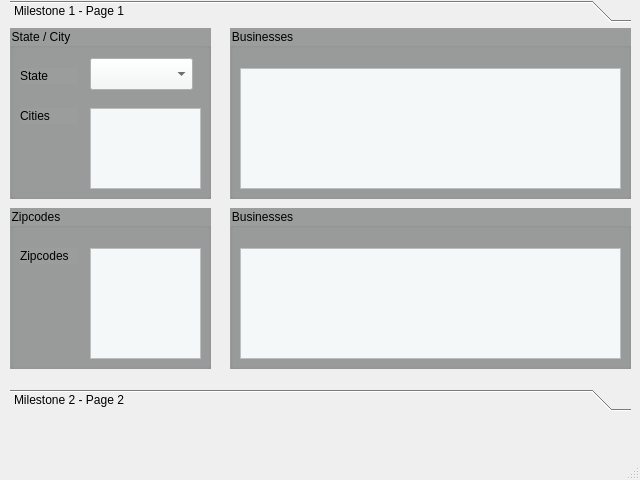
<?xml version="1.0" encoding="UTF-8"?>
<ui version="4.0">
 <class>mainwindow</class>
 <widget class="QMainWindow" name="mainwindow">
  <property name="geometry">
   <rect>
    <x>0</x>
    <y>0</y>
    <width>640</width>
    <height>480</height>
   </rect>
  </property>
  <property name="windowTitle">
   <string>MainWindow</string>
  </property>
  <widget class="QWidget" name="centralwidget">
   <widget class="QToolBox" name="toolBox">
    <property name="geometry">
     <rect>
      <x>10</x>
      <y>0</y>
      <width>621</width>
      <height>411</height>
     </rect>
    </property>
    <property name="currentIndex">
     <number>0</number>
    </property>
    <widget class="QWidget" name="page">
     <property name="geometry">
      <rect>
       <x>0</x>
       <y>0</y>
       <width>621</width>
       <height>343</height>
      </rect>
     </property>
     <attribute name="label">
      <string>Milestone 1 - Page 1</string>
     </attribute>
     <widget class="QGroupBox" name="groupBox">
      <property name="geometry">
       <rect>
        <x>0</x>
        <y>0</y>
        <width>201</width>
        <height>171</height>
       </rect>
      </property>
      <property name="autoFillBackground">
       <bool>false</bool>
      </property>
      <property name="styleSheet">
       <string notr="true">background-color: rgb(155, 157, 157);</string>
      </property>
      <property name="title">
       <string>State / City</string>
      </property>
      <widget class="QComboBox" name="stateList">
       <property name="geometry">
        <rect>
         <x>80</x>
         <y>30</y>
         <width>103</width>
         <height>32</height>
        </rect>
       </property>
       <property name="font">
        <font>
         <family>Academy Engraved LET</family>
        </font>
       </property>
       <property name="styleSheet">
        <string notr="true">background-color: rgb(244, 248, 248);
color: rgb(27, 28, 28);</string>
       </property>
      </widget>
      <widget class="QLabel" name="label">
       <property name="geometry">
        <rect>
         <x>10</x>
         <y>40</y>
         <width>58</width>
         <height>16</height>
        </rect>
       </property>
       <property name="text">
        <string>State</string>
       </property>
      </widget>
      <widget class="QLabel" name="label_2">
       <property name="geometry">
        <rect>
         <x>10</x>
         <y>80</y>
         <width>58</width>
         <height>16</height>
        </rect>
       </property>
       <property name="text">
        <string>Cities</string>
       </property>
      </widget>
      <widget class="QListWidget" name="cityList">
       <property name="geometry">
        <rect>
         <x>80</x>
         <y>80</y>
         <width>111</width>
         <height>81</height>
        </rect>
       </property>
       <property name="font">
        <font>
         <family>Academy Engraved LET</family>
        </font>
       </property>
       <property name="styleSheet">
        <string notr="true">background-color: rgb(244, 248, 248);
color: rgb(31, 31, 31);</string>
       </property>
      </widget>
     </widget>
     <widget class="QGroupBox" name="businessGroup">
      <property name="geometry">
       <rect>
        <x>220</x>
        <y>0</y>
        <width>401</width>
        <height>171</height>
       </rect>
      </property>
      <property name="styleSheet">
       <string notr="true">background-color: rgb(155, 157, 157);</string>
      </property>
      <property name="title">
       <string>Businesses</string>
      </property>
      <widget class="QTableWidget" name="businessTable">
       <property name="geometry">
        <rect>
         <x>10</x>
         <y>40</y>
         <width>381</width>
         <height>121</height>
        </rect>
       </property>
       <property name="font">
        <font>
         <family>Academy Engraved LET</family>
        </font>
       </property>
       <property name="styleSheet">
        <string notr="true">background-color: rgb(244, 248, 248);
color: rgb(43, 44, 44);</string>
       </property>
       <attribute name="horizontalHeaderVisible">
        <bool>true</bool>
       </attribute>
       <attribute name="horizontalHeaderHighlightSections">
        <bool>true</bool>
       </attribute>
       <attribute name="verticalHeaderVisible">
        <bool>false</bool>
       </attribute>
      </widget>
     </widget>
     <widget class="QGroupBox" name="groupBox_3">
      <property name="geometry">
       <rect>
        <x>0</x>
        <y>180</y>
        <width>201</width>
        <height>161</height>
       </rect>
      </property>
      <property name="autoFillBackground">
       <bool>false</bool>
      </property>
      <property name="styleSheet">
       <string notr="true">background-color: rgb(155, 157, 157);</string>
      </property>
      <property name="title">
       <string>Zipcodes</string>
      </property>
      <widget class="QLabel" name="label_6">
       <property name="geometry">
        <rect>
         <x>10</x>
         <y>40</y>
         <width>58</width>
         <height>16</height>
        </rect>
       </property>
       <property name="text">
        <string>Zipcodes</string>
       </property>
      </widget>
      <widget class="QListWidget" name="zipcodeList">
       <property name="geometry">
        <rect>
         <x>80</x>
         <y>40</y>
         <width>111</width>
         <height>111</height>
        </rect>
       </property>
       <property name="font">
        <font>
         <family>Academy Engraved LET</family>
        </font>
       </property>
       <property name="styleSheet">
        <string notr="true">background-color: rgb(244, 248, 248);
color: rgb(31, 31, 31);</string>
       </property>
      </widget>
     </widget>
     <widget class="QGroupBox" name="businessGroup2">
      <property name="geometry">
       <rect>
        <x>220</x>
        <y>180</y>
        <width>401</width>
        <height>161</height>
       </rect>
      </property>
      <property name="styleSheet">
       <string notr="true">background-color: rgb(155, 157, 157);</string>
      </property>
      <property name="title">
       <string>Businesses</string>
      </property>
      <widget class="QTableWidget" name="businessTable2">
       <property name="geometry">
        <rect>
         <x>10</x>
         <y>40</y>
         <width>381</width>
         <height>111</height>
        </rect>
       </property>
       <property name="font">
        <font>
         <family>Academy Engraved LET</family>
        </font>
       </property>
       <property name="styleSheet">
        <string notr="true">background-color: rgb(244, 248, 248);
color: rgb(43, 44, 44);</string>
       </property>
       <attribute name="horizontalHeaderVisible">
        <bool>true</bool>
       </attribute>
       <attribute name="horizontalHeaderHighlightSections">
        <bool>true</bool>
       </attribute>
       <attribute name="verticalHeaderVisible">
        <bool>false</bool>
       </attribute>
      </widget>
     </widget>
    </widget>
    <widget class="QWidget" name="page_2">
     <property name="geometry">
      <rect>
       <x>0</x>
       <y>0</y>
       <width>621</width>
       <height>343</height>
      </rect>
     </property>
     <attribute name="label">
      <string>Milestone 2 - Page 2</string>
     </attribute>
     <widget class="QGroupBox" name="groupBox_2">
      <property name="geometry">
       <rect>
        <x>0</x>
        <y>-20</y>
        <width>591</width>
        <height>331</height>
       </rect>
      </property>
      <property name="title">
       <string>GroupBox</string>
      </property>
      <widget class="QLabel" name="label_3">
       <property name="geometry">
        <rect>
         <x>10</x>
         <y>30</y>
         <width>131</width>
         <height>16</height>
        </rect>
       </property>
       <property name="text">
        <string>Enter Business Name</string>
       </property>
      </widget>
      <widget class="QLabel" name="label_4">
       <property name="geometry">
        <rect>
         <x>10</x>
         <y>250</y>
         <width>131</width>
         <height>16</height>
        </rect>
       </property>
       <property name="text">
        <string>City for Business</string>
       </property>
      </widget>
      <widget class="QLineEdit" name="bname">
       <property name="geometry">
        <rect>
         <x>150</x>
         <y>20</y>
         <width>211</width>
         <height>31</height>
        </rect>
       </property>
      </widget>
      <widget class="QLineEdit" name="bcity">
       <property name="geometry">
        <rect>
         <x>150</x>
         <y>240</y>
         <width>211</width>
         <height>31</height>
        </rect>
       </property>
      </widget>
      <widget class="QListWidget" name="businesses">
       <property name="geometry">
        <rect>
         <x>150</x>
         <y>60</y>
         <width>211</width>
         <height>161</height>
        </rect>
       </property>
      </widget>
     </widget>
    </widget>
   </widget>
  </widget>
  <widget class="QMenuBar" name="menubar">
   <property name="geometry">
    <rect>
     <x>0</x>
     <y>0</y>
     <width>640</width>
     <height>33</height>
    </rect>
   </property>
  </widget>
  <widget class="QStatusBar" name="statusbar"/>
 </widget>
 <resources/>
 <connections/>
</ui>
